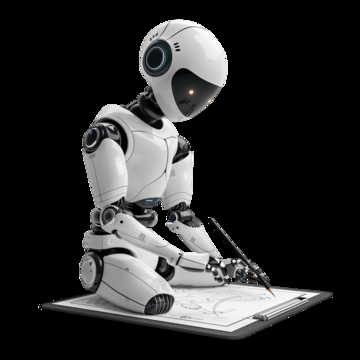
#> input picture scaling/robot.png, 360 x 360 px
$ python scaling.py
#> lines starting #> are read from the running program, lines starting #| are printed output that depends on the picture
import cv2

# Load image
img = cv2.imread("robot.png")
#> img is the input picture: shape (360, 360, 3); mean B, G, R 43.5, 43.3, 43.2
if img is None:
    print("Image not found! Place 'input.jpg' in the same folder.")
    exit()

print("Original Dimensions:", img.shape)
#| Original Dimensions: (360, 360, 3)

# ----- Downscaling (high quality) -----
downscale = cv2.resize(img, (img.shape[1]//2, img.shape[0]//2), interpolation=cv2.INTER_AREA)
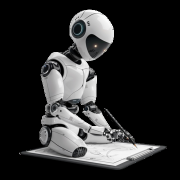
#> downscale: shape (180, 180, 3); mean B, G, R 43.5, 43.3, 43.2

# ----- Upscaling (high quality) -----
upscale = cv2.resize(img, (img.shape[1]*2, img.shape[0]*2), interpolation=cv2.INTER_CUBIC)

# Save results
cv2.imwrite("downscaled.jpg", downscale)
cv2.imwrite("upscaled.jpg", upscale)

# Show results
cv2.imshow("Original", img)
cv2.imshow("Downscaled", downscale)
cv2.imshow("Upscaled", upscale)
cv2.waitKey(0)
cv2.destroyAllWindows()
